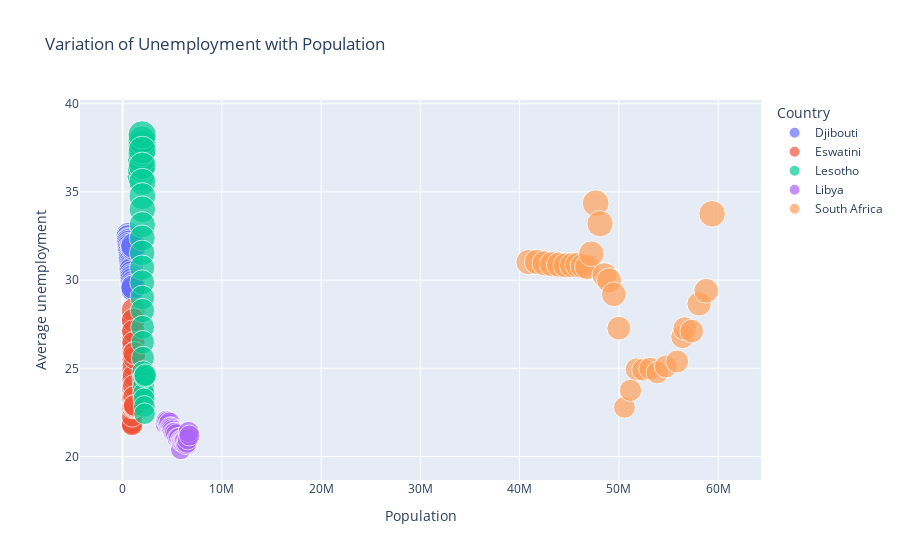

Notebook code cell kept with this figure:
### Markdown cell above
# Variation of Unemployment with Population

### Code cell
top_5 = df.index.values

top_5_data = trend[trend['Country'].isin(top_5)]
fig = px.scatter(top_5_data, 
                 x=top_5_data['Population'],
                 y="Average unemployment",
                 size="Average unemployment",
                 color="Country",
                 hover_name="Country",
                 title="Variation of Unemployment with Population")

fig.show()

### Figure 1 — Plotly figure (JSON) as saved in the notebook; plotly's stock layout.template omitted (floating-point values rounded to 4 significant figures)
{"data": [{"hovertemplate": "<b>%{hovertext}</b><br><br>Country=Djibouti<br>Population=%{x}<br>Average unemployment=%{marker.size}<extra></extra>", "hovertext": ["Djibouti", "Djibouti", "Djibouti", "Djibouti", "Djibouti", "Djibouti", "Djibouti", "Djibouti", "Djibouti", "Djibouti", "Djibouti", "Djibouti", "Djibouti", "Djibouti", "Djibouti", "Djibouti", "Djibouti", "Djibouti", "Djibouti", "Djibouti", "Djibouti", "Djibouti", "Djibouti", "Djibouti", "Djibouti", "Djibouti", "Djibouti", "Djibouti", "Djibouti", "Djibouti", "Djibouti"], "legendgroup": "Djibouti", "marker": {"color": "#636efa", "size": [32.55, 32.41, 32.42, 32.25, 32.2, 32.1, 31.98, 31.88, 31.75, 31.67, 31.55, 31.4, 31.27, 31.15, 31.04, 30.88, 30.76, 30.64, 30.56, 30.39, 30.24, 30.14, 30.01, 29.84, 29.69, 29.58, 29.46, 29.5, 29.6, 31.84, 31.96], "sizemode": "area", "sizeref": 0.09559, "symbol": "circle"}, "mode": "markers", "name": "Djibouti", "orientation": "v", "showlegend": true, "type": "scatter", "x": [628528, 623208, 611239, 623482, 629628, 644659, 667793, 694931, 719381, 742046, 765496, 789140, 806412, 818380, 830863, 846957, 865202, 882893, 901106, 919206, 936819, 954311, 971761, 989091, 1006266, 1023269, 1040242, 1057204, 1073999, 1090162, 1105562], "xaxis": "x", "y": [32.55, 32.41, 32.42, 32.25, 32.2, 32.1, 31.98, 31.88, 31.75, 31.67, 31.55, 31.4, 31.27, 31.15, 31.04, 30.88, 30.76, 30.64, 30.56, 30.39, 30.24, 30.14, 30.01, 29.84, 29.69, 29.58, 29.46, 29.5, 29.6, 31.84, 31.96], "yaxis": "y"}, {"hovertemplate": "<b>%{hovertext}</b><br><br>Country=Eswatini<br>Population=%{x}<br>Average unemployment=%{marker.size}<extra></extra>", "hovertext": ["Eswatini", "Eswatini", "Eswatini", "Eswatini", "Eswatini", "Eswatini", "Eswatini", "Eswatini", "Eswatini", "Eswatini", "Eswatini", "Eswatini", "Eswatini", "Eswatini", "Eswatini", "Eswatini", "Eswatini", "Eswatini", "Eswatini", "Eswatini", "Eswatini", "Eswatini", "Eswatini", "Eswatini", "Eswatini", "Eswatini", "Eswatini", "Eswatini", "Eswatini", "Eswatini", "Eswatini"], "legendgroup": "Eswatini", "marker": {"color": "#EF553B", "size": [21.95, 21.9, 21.87, 21.84, 21.78, 22.27, 22.76, 23.33, 23.88, 24.46, 25.02, 25.53, 26.09, 26.64, 27.16, 27.72, 28.3, 27.72, 27.08, 26.43, 25.84, 25.18, 24.59, 24.01, 23.38, 22.77, 22.81, 22.85, 22.9, 25.61, 25.87], "sizemode": "area", "sizeref": 0.09559, "symbol": "circle"}, "mode": "markers", "name": "Eswatini", "orientation": "v", "showlegend": true, "type": "scatter", "x": [889719, 925170, 953454, 953745, 953586, 973593, 990740, 1005162, 1018383, 1030504, 1041400, 1050818, 1058808, 1065776, 1071895, 1077747, 1084015, 1089885, 1094890, 1099926, 1105379, 1111453, 1118329, 1125872, 1133941, 1142529, 1151397, 1160430, 1169620, 1180663, 1192273], "xaxis": "x", "y": [21.95, 21.9, 21.87, 21.84, 21.78, 22.27, 22.76, 23.33, 23.88, 24.46, 25.02, 25.53, 26.09, 26.64, 27.16, 27.72, 28.3, 27.72, 27.08, 26.43, 25.84, 25.18, 24.59, 24.01, 23.38, 22.77, 22.81, 22.85, 22.9, 25.61, 25.87], "yaxis": "y"}, {"hovertemplate": "<b>%{hovertext}</b><br><br>Country=Lesotho<br>Population=%{x}<br>Average unemployment=%{marker.size}<extra></extra>", "hovertext": ["Lesotho", "Lesotho", "Lesotho", "Lesotho", "Lesotho", "Lesotho", "Lesotho", "Lesotho", "Lesotho", "Lesotho", "Lesotho", "Lesotho", "Lesotho", "Lesotho", "Lesotho", "Lesotho", "Lesotho", "Lesotho", "Lesotho", "Lesotho", "Lesotho", "Lesotho", "Lesotho", "Lesotho", "Lesotho", "Lesotho", "Lesotho", "Lesotho", "Lesotho", "Lesotho", "Lesotho"], "legendgroup": "Lesotho", "marker": {"color": "#00cc96", "size": [35.87, 36.31, 36.84, 37.23, 37.69, 37.94, 38.24, 37.37, 36.48, 35.57, 34.76, 34.01, 33.14, 32.39, 31.54, 30.71, 29.87, 29.01, 28.28, 27.33, 26.48, 25.59, 24.79, 24.39, 23.98, 23.58, 23.26, 22.84, 22.43, 24.55, 24.61], "sizemode": "area", "sizeref": 0.09559, "symbol": "circle"}, "mode": "markers", "name": "Lesotho", "orientation": "v", "showlegend": true, "type": "scatter", "x": [1829515, 1858515, 1885486, 1910648, 1934085, 1955102, 1972588, 1985651, 1994247, 1998632, 1999478, 1997537, 1993034, 1985386, 1977428, 1976787, 1983471, 1995016, 2009178, 2022752, 2037687, 2054722, 2073948, 2095251, 2118532, 2143876, 2170622, 2198030, 2225710, 2254104, 2281464], "xaxis": "x", "y": [35.87, 36.31, 36.84, 37.23, 37.69, 37.94, 38.24, 37.37, 36.48, 35.57, 34.76, 34.01, 33.14, 32.39, 31.54, 30.71, 29.87, 29.01, 28.28, 27.33, 26.48, 25.59, 24.79, 24.39, 23.98, 23.58, 23.26, 22.84, 22.43, 24.55, 24.61], "yaxis": "y"}, {"hovertemplate": "<b>%{hovertext}</b><br><br>Country=Libya<br>Population=%{x}<br>Average unemployment=%{marker.size}<extra></extra>", "hovertext": ["Libya", "Libya", "Libya", "Libya", "Libya", "Libya", "Libya", "Libya", "Libya", "Libya", "Libya", "Libya", "Libya", "Libya", "Libya", "Libya", "Libya", "Libya", "Libya", "Libya", "Libya", "Libya", "Libya", "Libya", "Libya", "Libya", "Libya", "Libya", "Libya", "Libya", "Libya"], "legendgroup": "Libya", "marker": {"color": "#ab63fa", "size": [21.87, 22.02, 21.96, 21.82, 21.92, 21.66, 21.62, 21.55, 21.47, 21.35, 21.34, 21.26, 21.03, 21.06, 20.91, 20.9, 20.84, 20.82, 20.8, 20.67, 20.78, 20.4, 20.83, 20.82, 20.89, 20.87, 20.7, 20.78, 20.97, 21.4, 21.19], "sizemode": "area", "sizeref": 0.09559, "symbol": "circle"}, "mode": "markers", "name": "Libya", "orientation": "v", "showlegend": true, "type": "scatter", "x": [4341979, 4444827, 4544972, 4641297, 4733065, 4820077, 4902348, 4980968, 5058000, 5154789, 5275920, 5405326, 5542650, 5687561, 5837994, 5973372, 6097177, 6228377, 6360194, 6491991, 6188135, 5869880, 5985228, 6097767, 6192241, 6282202, 6378267, 6477791, 6569085, 6653946, 6735280], "xaxis": "x", "y": [21.87, 22.02, 21.96, 21.82, 21.92, 21.66, 21.62, 21.55, 21.47, 21.35, 21.34, 21.26, 21.03, 21.06, 20.91, 20.9, 20.84, 20.82, 20.8, 20.67, 20.78, 20.4, 20.83, 20.82, 20.89, 20.87, 20.7, 20.78, 20.97, 21.4, 21.19], "yaxis": "y"}, {"hovertemplate": "<b>%{hovertext}</b><br><br>Country=South Africa<br>Population=%{x}<br>Average unemployment=%{marker.size}<extra></extra>", "hovertext": ["South Africa", "South Africa", "South Africa", "South Africa", "South Africa", "South Africa", "South Africa", "South Africa", "South Africa", "South Africa", "South Africa", "South Africa", "South Africa", "South Africa", "South Africa", "South Africa", "South Africa", "South Africa", "South Africa", "South Africa", "South Africa", "South Africa", "South Africa", "South Africa", "South Africa", "South Africa", "South Africa", "South Africa", "South Africa", "South Africa", "South Africa"], "legendgroup": "South Africa", "marker": {"color": "#FFA15A", "size": [31.02, 31.03, 30.95, 30.9, 30.88, 30.84, 30.85, 30.87, 30.8, 30.74, 31.5, 34.36, 33.2, 30.28, 29.98, 29.2, 27.27, 22.79, 23.75, 24.95, 24.92, 24.99, 24.76, 25.11, 25.39, 26.79, 27.25, 27.11, 28.66, 29.4, 33.76], "sizemode": "area", "sizeref": 0.09559, "symbol": "circle"}, "mode": "markers", "name": "South Africa", "orientation": "v", "showlegend": true, "type": "scatter", "x": [40910964, 41760756, 42525444, 43267980, 43986088, 44661608, 45285052, 45852172, 46364680, 46813272, 47229712, 47661516, 48104044, 48556064, 49017156, 49491764, 49996096, 50565816, 51170780, 51784928, 52443320, 53145036, 53873608, 54729556, 55876504, 56422272, 56641208, 57339632, 58087060, 58801928, 59392256], "xaxis": "x", "y": [31.02, 31.03, 30.95, 30.9, 30.88, 30.84, 30.85, 30.87, 30.8, 30.74, 31.5, 34.36, 33.2, 30.28, 29.98, 29.2, 27.27, 22.79, 23.75, 24.95, 24.92, 24.99, 24.76, 25.11, 25.39, 26.79, 27.25, 27.11, 28.66, 29.4, 33.76], "yaxis": "y"}], "layout": {"legend": {"itemsizing": "constant", "title": {"text": "Country"}, "tracegroupgap": 0}, "title": {"text": "Variation of Unemployment with Population"}, "xaxis": {"anchor": "y", "domain": [0, 1], "title": {"text": "Population"}}, "yaxis": {"anchor": "x", "domain": [0, 1], "title": {"text": "Average unemployment"}}}}
